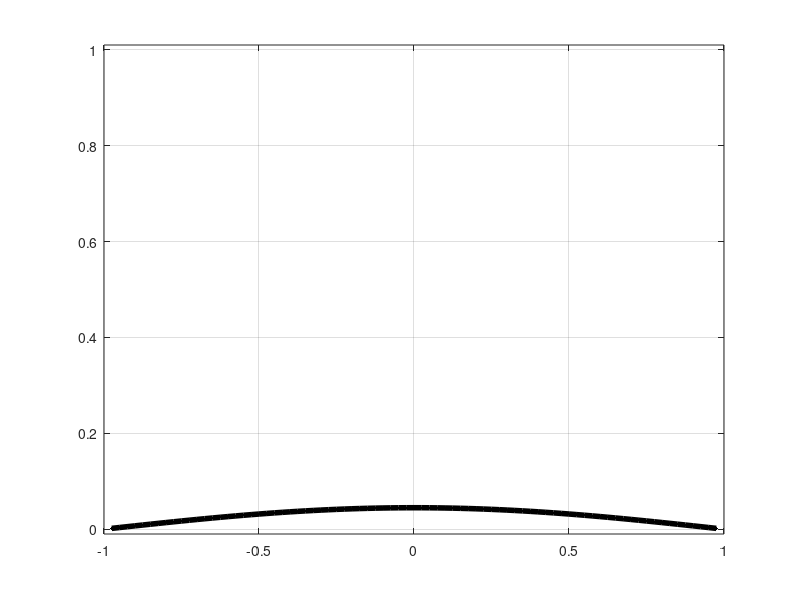

Here is the MATLAB script that generated this plot:
% explicit solution of heat eq  u_t = u_xx, u(-1)=u(1)=0.
% Note use of sparse matrix

% Grid and initial data:
h = .025;                    % space step
k = .4*h^2;                  % time step (try .4 -> .51!)
x = (-1+h:h:1-h)';           % grid
v = abs(x-0.2)<.3          % initial data: square wave
N = length(x);

figure(1); clf;
plt = plot(x,v,'k.-', 'linewidth',4);
axis([-1 1 -.01 1.01])
grid on

Tf = 1;
% adjust either final time or time-step to have integer steps
numsteps = ceil(Tf / k);
%k = Tf / numsteps
Tf = k*numsteps;

% Time-stepping:
for n=1:numsteps
  % loop over spatial points
  for j=1:N
    if j == 1
      vnew(j) = v(j) + k/(h^2)*(  ...
          0 - 2*v(j) + v(j+1)  ...
          );
    elseif j == N
      vnew(j) = v(j) + k/(h^2)*(  ...
          v(j-1) - 2*v(j) + 0  ...
          );
    else
      vnew(j) = v(j) + k/(h^2)*(  ...
          v(j-1) - 2*v(j) + v(j+1)  ...
          );
    end
  end
  v = vnew;
  set(plt,'ydata',v)
  drawnow
  %pause
end



